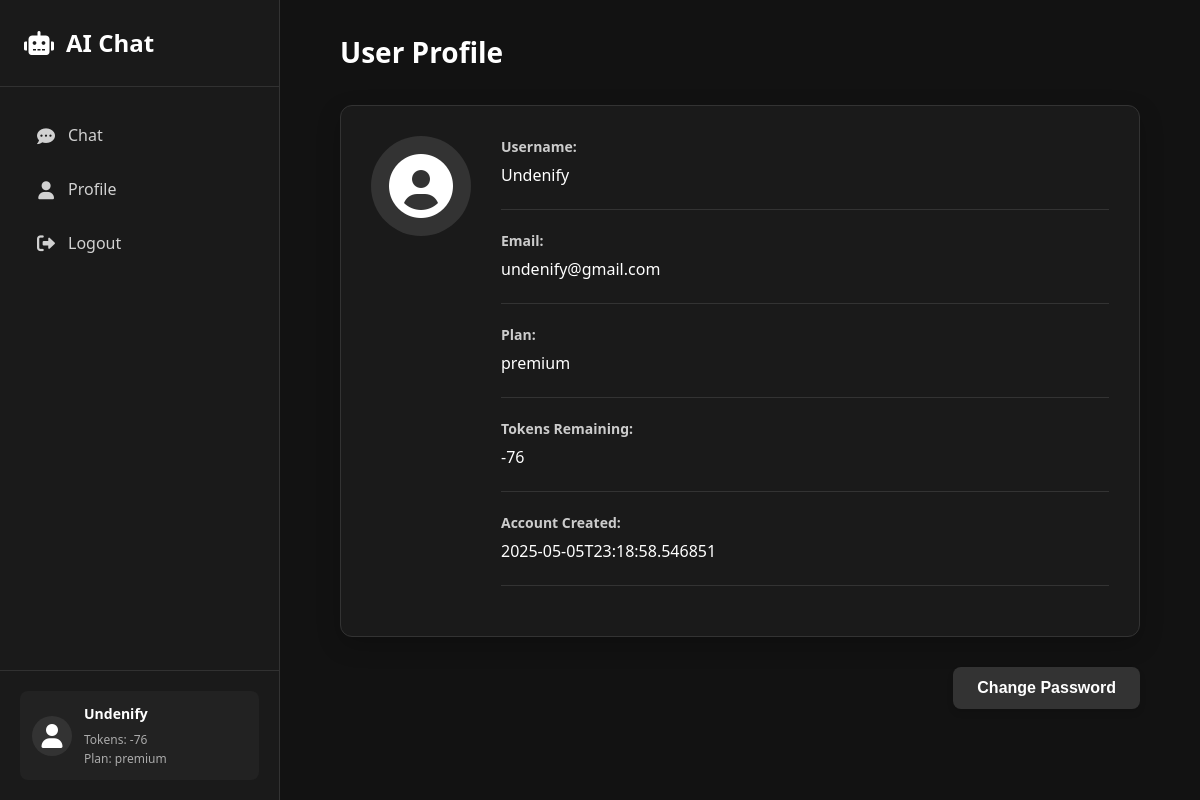
Screenshot of /profile (signed in) with the database file from the repository.
### tables this page shows
CREATE TABLE users (
        id INTEGER PRIMARY KEY AUTOINCREMENT,
        username TEXT UNIQUE NOT NULL,
        email TEXT UNIQUE NOT NULL,
        password TEXT NOT NULL,
        is_admin INTEGER DEFAULT 0,
        tokens_remaining INTEGER DEFAULT 100,
        plan TEXT DEFAULT 'basic',
        created_at TEXT
    , last_token_reset TEXT, last_rag_reset TEXT, rag_searches_remaining INTEGER DEFAULT 1);

### app.py (the view)
@app.route('/profile')
def profile():
    if not is_logged_in():
        return redirect(url_for('login'))
    return render_template('profile.html', user=get_current_user())

### app.py (called while the page is built)
def get_db():
    db = getattr(g, '_database', None)
    if db is None:
        db = g._database = sqlite3.connect(app.config['DATABASE'])
        db.row_factory = sqlite3.Row
    return db

@app.teardown_appcontext
def close_connection(exception):
    close_db()

def is_logged_in():
    return session.get('logged_in', False)

def get_current_user():
    if not is_logged_in():
        return None
    user_id = session.get('user_id')
    db = get_db()
    user = db.execute('SELECT * FROM users WHERE id = ?', (user_id,)).fetchone()
    return user

### templates/profile.html (shortened to what this page needs)
<!DOCTYPE html>
<html lang="en">
<head>
    <link rel="stylesheet" href="https://cdnjs.cloudflare.com/ajax/libs/font-awesome/6.0.0-beta3/css/all.min.css">
</head>
<body>
    <div class="container">
        <nav class="sidebar">
            <div class="sidebar-header">
                <i class="fas fa-robot"></i>
                <h2>AI Chat</h2>
            </div>
            <div class="sidebar-menu">
                <a href="{{ url_for('index') }}" class="menu-item">
                    <i class="fas fa-comment-dots"></i> Chat
                </a>
                <a href="{{ url_for('profile') }}" class="menu-item">
                    <i class="fas fa-user"></i> Profile
                </a>
                <a href="{{ url_for('logout') }}" class="menu-item">
                    <i class="fas fa-sign-out-alt"></i> Logout
                </a>
            </div>
            <div class="sidebar-footer">
                <div class="user-info">
                    <div class="user-avatar">
                        <i class="fas fa-user"></i>
                    </div>
                    <div class="user-details">
                        <p class="username">{{ user.username }}</p>
                        <p class="tokens">Tokens: {{ user.tokens_remaining }}</p>
                        <p class="plan">Plan: {{ user.plan }}</p>
                    </div>
                </div>
            </div>
        </nav>
        <main class="content">
            <div class="profile-container">
                <div class="profile-header">
                    <h2>User Profile</h2>
                </div>
                <div class="profile-card">
                    <div class="profile-avatar">
                        <i class="fas fa-user-circle"></i>
                    </div>
                    <div class="profile-details">
                        <div class="profile-item">
                            <span class="profile-label">Username:</span>
                            <span class="profile-value">{{ user.username }}</span>
                        </div>
                        <div class="profile-item">
                            <span class="profile-label">Email:</span>
                            <span class="profile-value">{{ user.email }}</span>
                        </div>
                        <div class="profile-item">
                            <span class="profile-label">Plan:</span>
                            <span class="profile-value">{{ user.plan }}</span>
                        </div>
                        <div class="profile-item">
                            <span class="profile-label">Tokens Remaining:</span>
                            <span class="profile-value">{{ user.tokens_remaining }}</span>
                        </div>
                        <div class="profile-item">
                            <span class="profile-label">Account Created:</span>
                            <span class="profile-value">{{ user.created_at }}</span>
                        </div>
                    </div>
                </div>
                <div class="profile-actions">
                    <button class="btn btn-secondary">Change Password</button>
                </div>
            </div>
        </main>
    </div>
</body>
</html>

### templates/profile.html (style rules this page uses)
* { margin: 0; padding: 0; box-sizing: border-box; }
body { font-family: 'Segoe UI', Tahoma, Geneva, Verdana, sans-serif; background-color: #0f0f0f; color: #f0f0f0; line-height: 1.6; height: 100vh; overflow: hidden; }
.container { display: flex; height: 100vh; }
.sidebar { width: 280px; background-color: #1a1a1a; color: white; display: flex; flex-direction: column; height: 100vh; border-right: 1px solid #333; }
.sidebar-header { padding: 24px; border-bottom: 1px solid rgba(255, 255, 255, 0.1); display: flex; align-items: center; }
.sidebar-header h2 { font-size: 24px; font-weight: 600; }
.sidebar-header i { margin-right: 12px; font-size: 24px; }
.sidebar-menu { flex: 1; padding: 20px 0; overflow-y: auto; }
.menu-item { display: flex; align-items: center; padding: 12px 24px; color: rgba(255, 255, 255, 0.8); text-decoration: none; transition: all 0.3s ease; border-radius: 8px; margin: 4px 12px; }
.menu-item i { margin-right: 12px; width: 20px; text-align: center; font-size: 18px; }
.sidebar-footer { padding: 20px; border-top: 1px solid rgba(255, 255, 255, 0.1); }
.user-info { display: flex; align-items: center; background-color: #222; padding: 12px; border-radius: 8px; }
.user-avatar { margin-right: 12px; font-size: 24px; width: 40px; height: 40px; background-color: #333; border-radius: 50%; display: flex; align-items: center; justify-content: center; }
.user-details { font-size: 14px; }
.username { font-weight: bold; margin-bottom: 4px; }
.tokens, .plan { opacity: 0.8; font-size: 12px; color: #ccc; }
.content { flex: 1; padding: 30px; overflow-y: auto; background-color: #121212; }
.profile-container { max-width: 800px; margin: 0 auto; }
.profile-header { margin-bottom: 30px; }
.profile-header h2 { font-size: 28px; font-weight: 600; color: #fff; }
.profile-card { background-color: #1a1a1a; border-radius: 12px; box-shadow: 0 8px 24px rgba(0, 0, 0, 0.2); padding: 30px; display: flex; margin-bottom: 30px; border: 1px solid #333; }
.profile-avatar { margin-right: 30px; color: #fff; font-size: 64px; width: 100px; height: 100px; background-color: #333; border-radius: 50%; display: flex; align-items: center; justify-content: center; }
.profile-details { flex: 1; }
.profile-item { margin-bottom: 20px; padding-bottom: 20px; border-bottom: 1px solid #333; }
.profile-label { font-weight: bold; margin-right: 10px; color: #ccc; display: block; margin-bottom: 5px; font-size: 14px; }
.profile-value { color: #fff; font-size: 16px; }
.profile-actions { display: flex; justify-content: flex-end; margin-top: 20px; }
.btn { display: inline-block; padding: 12px 24px; border: none; border-radius: 8px; font-size: 16px; font-weight: 600; cursor: pointer; transition: all 0.3s ease; }
.btn-secondary { background-color: #333; color: white; box-shadow: 0 4px 6px rgba(0, 0, 0, 0.1); }

### rows the page displays
users: username "Undenify", tokens_remaining "-76", plan "premium", email "undenify@gmail.com", created_at "2025-05-05T23:18:58.546851"
